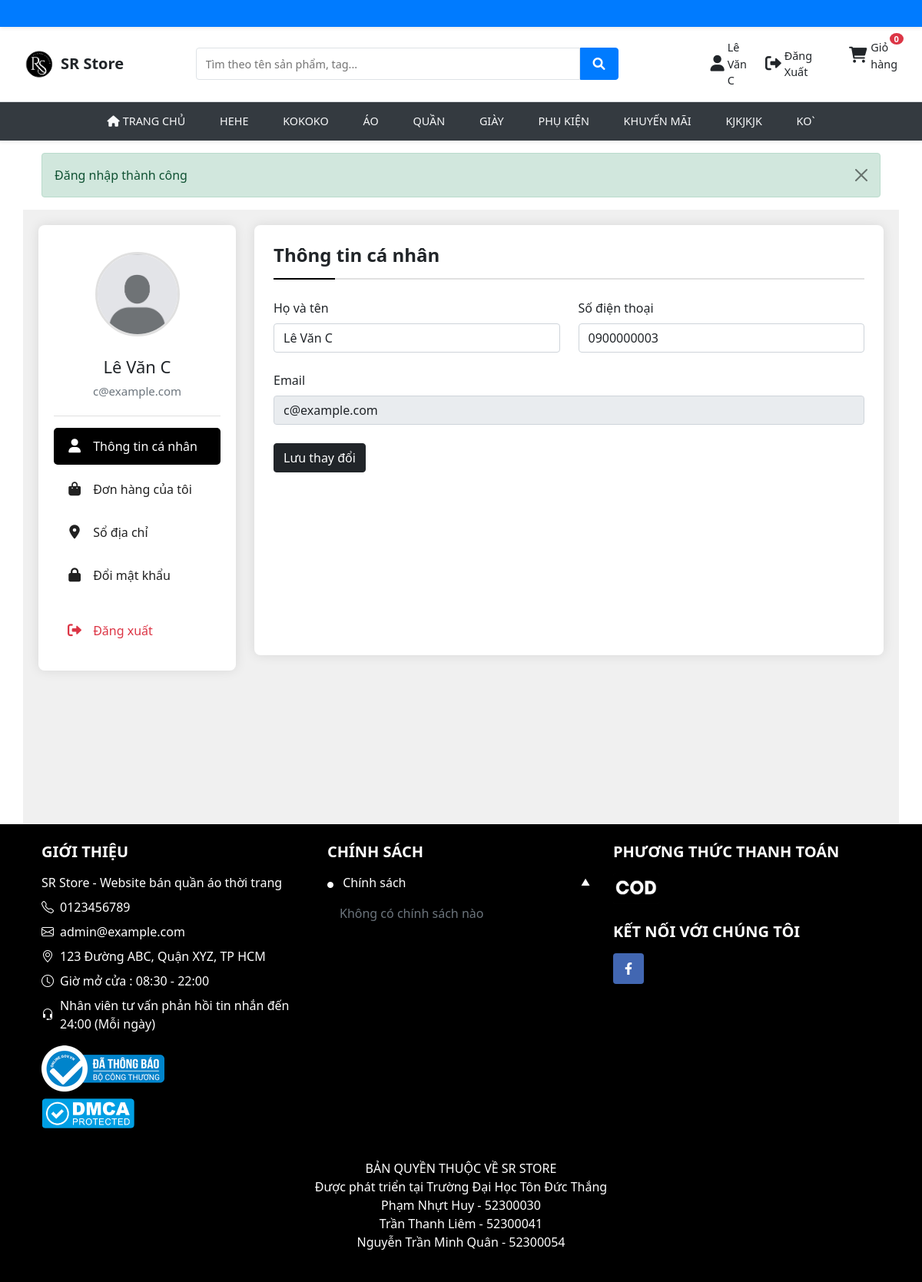
Screenshot of /index.php?controller=account (signed in) with the database file from the repository.
### tables this page shows
CREATE TABLE `category` (
  `id_Category` int(11) NOT NULL,
  `name` varchar(255) NOT NULL,
  `image` varchar(255) DEFAULT NULL,
  `link` varchar(255) DEFAULT NULL,
  `meta` varchar(255) DEFAULT NULL,
  `hide` int(11) DEFAULT NULL,
  `order` int(11) DEFAULT NULL,
  `banner` varchar(255) DEFAULT NULL
);

CREATE TABLE `user` (
  `id_User` int(11) NOT NULL,
  `name` varchar(255) NOT NULL,
  `email` varchar(255) NOT NULL,
  `password` varchar(255) NOT NULL,
  `phone` varchar(50) DEFAULT NULL,
  `address` text DEFAULT NULL,
  `role` enum('admin','user') DEFAULT 'user',
  `verification_code` varchar(50) DEFAULT NULL,
  `verified` tinyint(1) DEFAULT 0,
  `reset_token` varchar(255) DEFAULT NULL,
  `reset_token_expiry` datetime DEFAULT NULL,
  `created_at` datetime DEFAULT current_timestamp(),
  `updated_at` datetime DEFAULT current_timestamp() ON UPDATE current_timestamp(),
  `hide` int(11) DEFAULT NULL
);

### Views/frontend/Account/index.php (the view, shortened to what the rows shown need)
<?php
require_once 'Controllers/FooterController.php';
?>
<!DOCTYPE html>
<html lang="vi">
<head>
    <link href="https://cdn.jsdelivr.net/npm/bootstrap@5.3.0-alpha1/dist/css/bootstrap.min.css" rel="stylesheet">
    <link rel="stylesheet" href="https://cdnjs.cloudflare.com/ajax/libs/font-awesome/6.4.0/css/all.min.css">
    <link rel="stylesheet" href="https://cdn.jsdelivr.net/npm/bootstrap-icons@1.8.0/font/bootstrap-icons.css">
      <link rel="stylesheet" href="/Project_Website/ProjectWeb/layout/css/Footer.css">
</head>
<body>
     <?php
    view('frontend.partitions.frontend.header');
    ?>
    <link rel="stylesheet" href="/Project_Website/ProjectWeb/layout/css/Header.css">
    <?php if (isset($_SESSION['flash_message'])): ?>
        <div class="container mt-3">
            <div class="alert alert-<?= $_SESSION['flash_message']['type'] ?> alert-dismissible fade show" role="alert">
                <?= $_SESSION['flash_message']['message'] ?>
                <button type="button" class="btn-close" data-bs-dismiss="alert" aria-label="Close"></button>
            </div>
        </div>
    <?php endif; ?>
    <main class="container">
        <div class="row g-4">
            <div class="col-md-3">
                <div class="account-sidebar">
                    <div class="user-info text-center">
                        <div class="avatar-wrapper mb-3">
                            <img src="/Project_Website/ProjectWeb/upload/img/avatars/image.png" alt="Avatar" class="user-avatar rounded-circle">
                        </div>
                        <h5 class="user-name mb-2"><?= isset($user['name']) ? htmlspecialchars($user['name']) : 'Người dùng' ?></h5>
                        <p class="user-email text-muted mb-0"><?= isset($user['email']) ? htmlspecialchars($user['email']) : '' ?></p>
                    </div>
                    <ul class="nav flex-column account-menu">
                        <li class="nav-item">
                            <a class="nav-link <?= ($currentTab == 'profile') ? 'active' : '' ?>" href="#profile-info" data-section="profile-section">
                                <i class="fas fa-user me-2"></i> Thông tin cá nhân
                            </a>
                        </li>
                        <li class="nav-item">
                            <a class="nav-link <?= ($currentTab == 'orders') ? 'active' : '' ?>" href="#order-history" data-section="orders-section">
                                <i class="fas fa-shopping-bag me-2"></i> Đơn hàng của tôi
                            </a>
                        </li>
                        <li class="nav-item">
                            <a class="nav-link <?= ($currentTab == 'address') ? 'active' : '' ?>" href="#address-book" data-section="address-section">
                                <i class="fas fa-map-marker-alt me-2"></i> Sổ địa chỉ
                            </a>
                        </li>
                        <li class="nav-item">
                            <a class="nav-link <?= ($currentTab == 'password') ? 'active' : '' ?>" href="#change-password" data-section="password-section">
                                <i class="fas fa-lock me-2"></i> Đổi mật khẩu
                            </a>
                        </li>
                        <li class="nav-item mt-3">
                            <a class="nav-link text-danger" href="index.php?controller=account&action=logout" onclick="return confirm('Bạn có chắc chắn muốn đăng xuất?')">
                                <i class="fas fa-sign-out-alt me-2"></i> Đăng xuất
                            </a>
                        </li>
                    </ul>
                </div>
            </div>
            <div class="col-md-9">
                <div class="account-content-wrapper">
                    <div id="profile-section" class="account-content content-section <?= ($currentTab == 'profile') ? 'active' : '' ?>">
                        <h4 class="section-title">Thông tin cá nhân</h4>
                        <form id="profile-form" action="index.php?controller=account&action=updateProfile" method="POST">
                           <div class="row g-4">
                    <div class="col-md-6">
                        <label for="name" class="form-label">Họ và tên</label>
                        <input type="text" class="form-control" id="name" name="name" value="<?= isset($user['name']) ? htmlspecialchars($user['name']) : '' ?>" required>
                    </div>
                    <div class="col-md-6">
                        <label for="phone" class="form-label">Số điện thoại</label>
                        <input type="tel" class="form-control" id="phone" name="phone" value="<?= isset($user['phone']) ? htmlspecialchars($user['phone']) : '' ?>" required>
                    </div>
                    <div class="col-12">
                        <label for="email" class="form-label">Email</label>
                        <input type="email" class="form-control" id="email" value="<?= isset($user['email']) ? htmlspecialchars($user['email']) : '' ?>" readonly>
                    </div>
                    <div class="col-12 mt-4">
                        <button type="submit" class="btn btn-dark">Lưu thay đổi</button>
                    </div>
                </div>
                        </form>
                    </div>
                    </div>
                </div>
            </div>
    </main>
</body>
</html>

### Views/frontend/partitions/frontend/header.php (shortened to what the rows shown need)
<?php
$isLoggedIn = isset($_SESSION['user']);
$totalItems = 0;
require_once 'Controllers/FooterController.php';
$footerController = new FooterController();
$storeSettings = $footerController->getStoreSettings();
$logoPath = !empty($storeSettings['logo_path']) ? $storeSettings['logo_path'] : '/Project_Website/ProjectWeb/upload/img/Header/logo.png';
$siteName = !empty($storeSettings['site_name']) ? $storeSettings['site_name'] : 'RS Store';
?>
<!DOCTYPE html>
<html lang="vi">
<head>
    <link rel="stylesheet" href="https://cdn.jsdelivr.net/npm/bootstrap@5.0.2/dist/css/bootstrap.min.css">
    <link rel="stylesheet" href="https://cdnjs.cloudflare.com/ajax/libs/font-awesome/6.0.0/css/all.min.css">
    <link rel="stylesheet" href="/Project_Website/ProjectWeb/layout/css/Header.css">
</head>
<body>
        <div class="top-banner">
    </div>
    <header>
        <div class="container-fluid">
            <div class="row py-2 main-header align-items-center">
                <div class="col-md-8 col-lg-9 d-none d-md-flex align-items-center">
                <a href="/Project_Website/ProjectWeb/index.php?controller=home&action=index" class="logo">
                    <img src="<?= htmlspecialchars($logoPath) ?>" alt="<?= htmlspecialchars($siteName) ?> Logo" class="img-fluid desktop-logo-img">
                </a>
                    <h1 class="rs-store-brand-text me-3 h5 mb-0 d-none d-md-inline-block"><?= htmlspecialchars($siteName) ?></h1>
                        <div class="search-container flex-grow-1 position-relative">
                        <form action="index.php" method="get" id="searchForm">
                            <input type="text"
                                   placeholder="Tìm theo tên sản phẩm, tag..."
                                   name="q"
                                   class="search-input"
                                   id="searchInput"
                                   autocomplete="off">
                            <button type="submit" class="search-button">
                                <i class="fas fa-search"></i>
                            </button>
                        </form>
                    </div>
                </div>
                <div class="col-md-4 col-lg-3 col-4">
                    <div class="d-flex justify-content-end">
                       <div class="header-action me-3 position-relative d-flex align-items-center">
                            <?php if ($isLoggedIn): ?>
                                <a href="index.php?controller=account" class="action-link d-flex align-items-center">
                                    <i class="fas fa-user me-1"></i>
                                    <span class="d-none d-lg-inline-block"><?= $_SESSION['user']['name'] ?></span>
                                </a>
                                <a href="index.php?controller=login&action=logout" class="action-link small ms-2 d-flex align-items-center">
                                    <i class="fas fa-sign-out-alt me-1"></i>
                                    <span>Đăng Xuất</span>
                                </a>
                            <?php endif; ?>
                        </div>
                        <?php if ($isLoggedIn): ?>
                            <div class="header-action position-relative dropdown">
                                <a href="index.php?controller=cart&action=index" class="action-link cart-toggle" id="cartBtn">
                                    <i class="fas fa-shopping-cart"></i>
                                    <span class="cart-count" id="item-count"><?= $totalItems ?? 0; ?></span>
                                    <span class="d-none d-lg-inline-block">Giỏ hàng</span>
                                </a>
                            </div>
                        <?php endif; ?>
                    </div>
                </div>
            </div>
        </div>
      <div class="main-nav">
    <div class="container-fluid">
        <div class="row">
            <div class="col-12">
                <nav class="navbar navbar-expand-lg navbar-light">
                    <div class="collapse navbar-collapse" id="navbarMain">
                        <ul class="navbar-nav mx-auto">
                            <li class="nav-item">
                                <a class="nav-link" href="index.php">
                                    <i class="fas fa-home me-1"></i>TRANG CHỦ
                                </a>
                            </li>
                            <?php
                            require_once('Controllers/CategoryController.php');
                            $categoryController = new CategoryController();
                            $categories = $categoryController->getHeaderCategories();
                            foreach($categories as $category):
                                if(!isset($category['hide']) || $category['hide'] == 0):
                            ?>
                                <li class="nav-item">
                                    <a class="nav-link" href="<?='index.php?controller=category&action=show&id='.$category['id_Category'] ?>">
                                        <?= strtoupper($category['name']) ?>
                                    </a>
                                </li>
                            <?php
                                endif;
                            endforeach;
                            ?>
                        </ul>
                    </div>
                </nav>
            </div>
        </div>
    </div>
</div>
    </header>
</body>
</html>

### rows the page displays
category: name "HEHE"
category: name "KOKOKO"
category: name "ÁO"
category: name "QUẦN"
category: name "GIÀY"
category: name "PHỤ KIỆN"
category: name "KHUYẾN MÃI"
category: name "KJKJKJK"
category: name "KO`"
user: name "Lê Văn C", email "c@example.com", phone "0900000003"

### other values shown
$siteName "SR Store"
$_SESSION['user']['name'] "Lê Văn C"
$totalItems "0"
$_SESSION['flash_message']['message'] "Đăng nhập thành công"
$storeSettings['site_name'] "SR Store"
$storeSettings['site_description'] "Website bán quần áo thời trang"
$storeSettings['contact_phone'] "0123456789"
$storeSettings['admin_email'] "admin@example.com"
$storeSettings['contact_address'] "123 Đường ABC, Quận XYZ, TP HCM"
$storeSettings['site_name'] "SR STORE"
